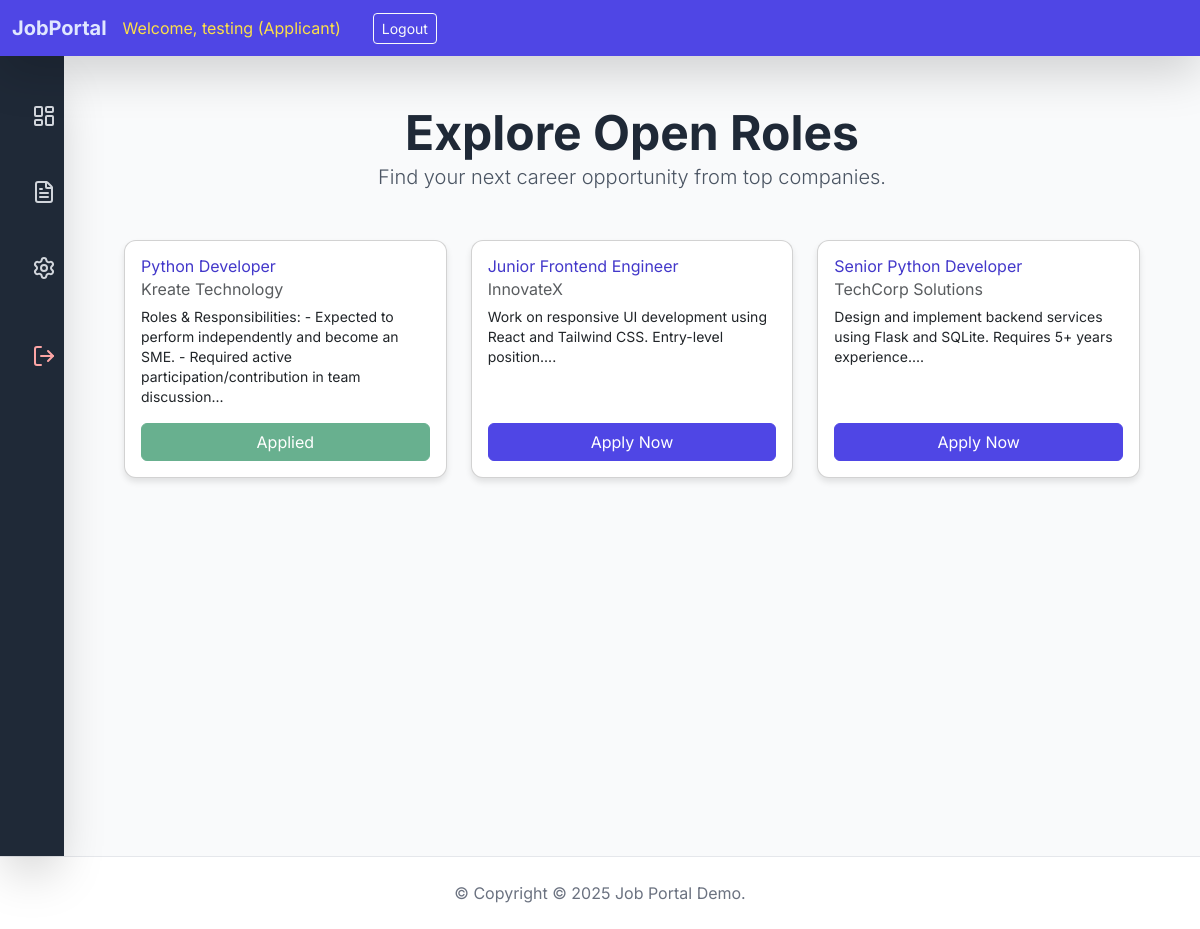
Page / (signed in) on the committed database.
### tables this page shows
CREATE TABLE jobs (
                id INTEGER PRIMARY KEY AUTOINCREMENT,
                title TEXT NOT NULL,
                company TEXT NOT NULL,
                description TEXT NOT NULL,
                recruiter_id INTEGER,
                FOREIGN KEY (recruiter_id) REFERENCES users(id)
            );

### job_portal/main.py (the view)
@bp.route('/')
def home():
    db = get_db()
    jobs = db.execute('SELECT * FROM jobs ORDER BY id DESC').fetchall()
    applied_job_ids = set()
    user_id = session.get('user_id')
    user_role = session.get('user_role')
    if user_role == 'recruiter' and user_id:
        jobs = db.execute('SELECT * FROM jobs where recruiter_id = ? ORDER BY id DESC',(user_id,)).fetchall()
    if user_role == 'applicant' and user_id:
        applications = db.execute(
            'SELECT job_id FROM applications WHERE applicant_id = ?', (user_id,)
        ).fetchall()
        applied_job_ids = {app['job_id'] for app in applications}
    return render_template('home.html', jobs=jobs, applied_job_ids=applied_job_ids)

### job_portal/__init__.py (called while the page is built)
def create_app():
    app = Flask(__name__, instance_relative_config=True)
    app.config.from_mapping(
        SECRET_KEY='dev', # Change this in a real environment
        DATABASE=db.DATABASE,
    )
    db.init_db(app)
    app.teardown_appcontext(db.close_connection)
    app.register_blueprint(auth.bp)
    app.register_blueprint(main.bp)
    app.register_blueprint(recruiter.bp)
    app.register_blueprint(admin.bp)
    app.add_url_rule('/', endpoint='main.home')
    @app.context_processor
    def inject_user_data():
        return dict(
            logged_in='user_id' in session,
            username=session.get('username'),
            role=session.get('user_role')
        )
    return app

### job_portal/db.py (called while the page is built)
def get_db():
    db = getattr(g, '_database', None)
    if db is None:
        db = g._database = sqlite3.connect(DATABASE)
        db.row_factory = sqlite3.Row
    return db

def close_connection(exception):
    db = getattr(g, '_database', None)
    if db is not None:
        db.close()

### job_portal/templates/home.html (shortened to what this page needs)
{% extends "base.html" %}
{% block content %}
<div class="text-center mb-5">
<h1 class="display-5 fw-bold text-gray-800">Explore Open Roles</h1>
<p class="lead text-gray-600">Find your next career opportunity from top companies.</p>
</div>
<div class="row row-cols-1 row-cols-md-2 row-cols-lg-3 g-4">
{% for job in jobs %}
<div class="col">
<div class="card h-100 job-card">
<div class="card-body d-flex flex-column">
<h5 class="card-title text-indigo-700">{{ job.title }}</h5>
<h6 class="card-subtitle mb-2 text-muted">{{ job.company }}</h6>
<p class="card-text flex-grow-1 text-sm">{{ job.description[:150] }}...</p>
            <div class="mt-3">
                {% if role == 'applicant' %}
                    {% if job.id in applied_job_ids %}
                        <button class="btn btn-success w-100" disabled>Applied</button>
                    {% else %}
                        <form method="POST" action="{{ url_for('main.apply', job_id=job.id) }}">
                            <button type="submit" class="btn btn-primary w-100">Apply Now</button>
                        </form>
                    {% endif %}
                {% elif role == 'recruiter' %}
                    <a href="{{ url_for('recruiter.job_detail', job_id=job.id) }}" class="btn btn-info text-dark w-100">View Applicants</a>
                {% else %}
                    <a href="{{ url_for('auth.login') }}" class="btn btn-secondary w-100">Login to Apply</a>
                {% endif %}
            </div>
        </div>
    </div>
</div>
{% else %}
<div class="col-12">
    <div class="alert alert-info">No jobs posted yet!</div>
</div>
{% endfor %}
</div>
{% endblock %}

### job_portal/templates/base.html (shortened to what this page needs)
<!DOCTYPE html>
<html lang="en">
<head>
<link href="https://cdn.jsdelivr.net/npm/bootstrap@5.3.3/dist/css/bootstrap.min.css" rel="stylesheet">
<script src="https://cdn.tailwindcss.com"></script>
</head>
<body class="bg-gray-50">
<nav class="navbar navbar-expand-lg navbar-dark shadow-lg sticky-top z-20" style="background-color: #4f46e5;">
    <div class="container-fluid">
        <a class="navbar-brand text-indigo-100 font-bold" href="{{ url_for('main.home') }}">JobPortal</a>
        <div class="d-flex align-items-center me-3">
            {% if logged_in %}
                <span class="navbar-text text-yellow-300 me-3 hidden lg:block">
                    Welcome, {{ username }} ({{ role.capitalize() }})
                </span>
                <li class="nav-item hidden lg:block">
                    <a class="btn btn-outline-light btn-sm ms-3" href="{{ url_for('auth.logout') }}">Logout</a>
                </li>
            {% endif %}
        </div>
    </div>
</nav>
<div class="main-wrapper flex flex-1 w-full">
    {% if logged_in %}
    <aside id="sidebar" class="bg-gray-800 text-white shadow-2xl pt-4">
        <ul class="nav-list flex flex-col space-y-2 p-2">
            <li>
                <a class="nav-link flex items-center text-gray-300 hover:bg-indigo-600 hover:text-white rounded-lg p-3 mx-2 transition-colors duration-200" href="{{ url_for('main.home') }}">
                    <i data-lucide="layout-dashboard" class="w-6 h-6 flex-shrink-0"></i>
                </a>
            </li>
            {% if role == 'applicant' %}
            <li>
                <a class="nav-link flex items-center text-gray-300 hover:bg-indigo-600 hover:text-white rounded-lg p-3 mx-2 transition-colors duration-200" href="{{ url_for('main.my_applications') }}">
                    <i data-lucide="file-text" class="w-6 h-6 flex-shrink-0"></i>
                </a>
            </li>
            {% endif %}
            <li>
                <a class="nav-link flex items-center text-gray-300 hover:bg-indigo-600 hover:text-white rounded-lg p-3 mx-2 transition-colors duration-200" href="{{ url_for('main.profile') }}">
                    <i data-lucide="settings" class="w-6 h-6 flex-shrink-0"></i>
                </a>
            </li>
            <li class="hidden lg:block">
                <a class="nav-link flex items-center text-red-300 hover:bg-red-700 hover:text-white rounded-lg p-3 mx-2 mt-4 transition-colors duration-200" href="{{ url_for('auth.logout') }}">
                    <i data-lucide="log-out" class="w-6 h-6 flex-shrink-0"></i>
                </a>
            </li>
        </ul>
    </aside>
    {% endif %}
    <main class="flex-grow p-5 lg:p-8 w-full">
        <div class="container-fluid">
            {% block content %}{% endblock %}
        </div>
    </main>
</div>
<footer class="text-center text-lg-start text-muted bg-white border-t mt-auto">
  <div class="container p-4">
    <div class="d-flex justify-content-center">
      <p class="text-gray-500">
        &copy; Copyright © 2025 Job Portal Demo.
      </p>
    </div>
  </div>
</footer>
</body>
</html>

### job_portal/templates/base.html (style rules this page uses)
body { background-color: #f7f9fc; font-family: 'Inter', sans-serif; min-height: 100vh; display: flex; flex-direction: column; }
.navbar { background-color: #4f46e5; }
.card { border-radius: 12px; box-shadow: 0 4px 6px rgba(0, 0, 0, 0.1); }
.btn-primary { background-color: #4f46e5; border-color: #4f46e5; transition: all 0.2s; }
.job-card { transition: all 0.3s; }
#sidebar { transition: width 0.3s ease-in-out; overflow-y: auto; overflow-x: hidden; flex-shrink: 0; z-index: 10; position: sticky; top: 0; height: 100vh; }
@media (min-width: 1024px) { #sidebar { width: 4rem; } }

### rows in the picture
jobs: title "Python Developer", company "Kreate Technology", description "Roles & Responsibilities: - Expected to perform independently and become an SME. - Required active participation/contribution in team discussion", shows "Applied"
jobs: title "Junior Frontend Engineer", company "InnovateX", description "Work on responsive UI development using React and Tailwind CSS. Entry-level position."
jobs: title "Senior Python Developer", company "TechCorp Solutions", description "Design and implement backend services using Flask and SQLite. Requires 5+ years experience."

### other values in the picture
{{ username }} "testing"
{{ role.capitalize() }} "Applicant"
